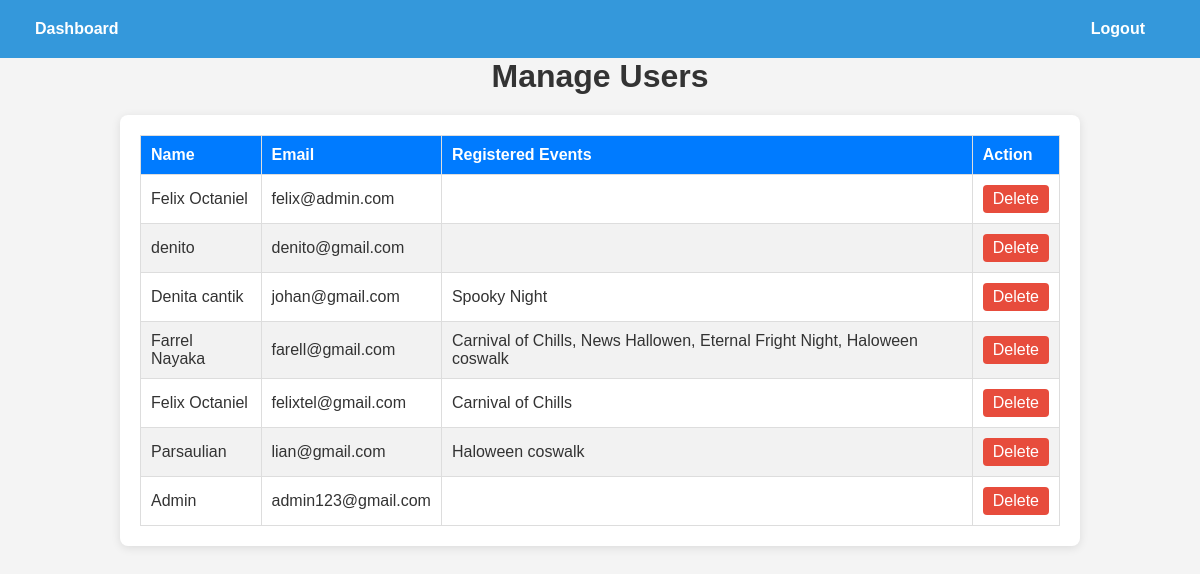
Page /admin/manage_users.php on the committed database.
### tables this page shows
CREATE TABLE `users` (
  `id` int(11) NOT NULL,
  `name` varchar(255) NOT NULL,
  `email` varchar(255) NOT NULL,
  `profile_image` varchar(255) DEFAULT NULL,
  `password` varchar(255) NOT NULL,
  `created_at` timestamp NOT NULL DEFAULT current_timestamp(),
  `role` enum('admin','user') DEFAULT 'user'
);

### includes/functions.php (called while the page is built, shortened)
<?php
function prepare_query($conn, $query, $params = null) {
    $stmt = $conn->prepare($query);
    $stmt->execute();
    return $stmt->get_result();
}
?>

### admin/manage_users.php (the view, shortened to what this page needs)
<?php
include __DIR__ . '/../includes/db.php';
include __DIR__ . '/../includes/functions.php';
$query = "SELECT users.id, users.name, users.email, GROUP_CONCAT(events.event_name SEPARATOR ', ') AS event_list
          FROM users
          LEFT JOIN registrations ON users.id = registrations.user_id
          LEFT JOIN events ON registrations.event_id = events.id
          GROUP BY users.id";
$result = prepare_query($conn, $query, []);
?>
<!DOCTYPE html>
<html lang="en">
<head>
    <link rel="stylesheet" href="../assets/css/manage-style.css">
</head>
<body>
<nav class="navbar">
        <ul class="nav-list">
            <li><a class="nav-link" href="dashboard.php">Dashboard</a></li>
            <li>
                <form method="POST" action="../user/logout.php" style="display: inline;">
                    <button type="submit" class="nav-link">Logout</button>
                </form>
            </li>
        </ul>
</nav>
    <h1 class="page-title">Manage Users</h1>
    <div class="user-management">
        <table class="table">
            <thead>
                <tr>
                    <th>Name</th>
                    <th>Email</th>
                    <th>Registered Events</th>
                    <th>Action</th>
                </tr>
            </thead>
            <tbody>
                <?php while ($user = $result->fetch_assoc()): ?>
                <tr>
                    <td><?php echo htmlspecialchars($user['name']); ?></td>
                    <td><?php echo htmlspecialchars($user['email']); ?></td>
                    <td><?php echo htmlspecialchars($user['event_list']); ?></td>
                    <td>
                        <form method="POST" action="manage_users.php">
                            <button type="submit" class="delete-button">Delete</button>
                        </form>
                    </td>
                </tr>
                <?php endwhile; ?>
            </tbody>
        </table>
        </div>
</body>
</html>

### assets/css/manage-style.css (style rules this page uses)
* { margin: 0; padding: 0; box-sizing: border-box; }
body { font-family: Arial, sans-serif; background-color: #f4f4f4; color: #333; }
.navbar { background-color: #007bff; padding: 10px; }
.nav-list { list-style-type: none; }
.nav-link { color: white; text-decoration: none; padding: 10px 15px; display: inline-block; }
.table { width: 100%; border-collapse: collapse; }
.table th, .table td { border: 1px solid #ddd; padding: 8px; text-align: left; }
.table th { background-color: #007bff; color: white; }
.table tr:nth-child(even) { background-color: #f2f2f2; }
form { display: inline-block; }
.navbar { background-color: #333; color: #fff; padding: 1em; text-align: center; }
.nav-list { list-style: none; margin: 0; padding: 0; display: flex; justify-content: space-between; }
.nav-link { color: #fff; text-decoration: none; transition: color 0.2s ease; }
body { font-family: Arial, sans-serif; margin: 0; padding: 0; background-color: #f4f4f4; }
.page-title { text-align: center; color: #333; }
.user-management { width: 80%; margin: 20px auto; background: white; border-radius: 8px; box-shadow: 0 2px 10px rgba(0, 0, 0, 0.1); padding: 20px; }
.table { width: 100%; border-collapse: collapse; min-height: 50px; }
.table th, .table td { padding: 10px; text-align: left; border-bottom: 1px solid #ddd; min-height: 40px; }
.delete-button { background-color: #e74c3c; color: white; border: none; padding: 5px 10px; border-radius: 4px; cursor: pointer; transition: background-color 0.3s; }
.navbar { background-color: #3498db; padding: 10px 20px; }
.nav-list { list-style: none; margin: 0; padding: 0; display: flex; }
.nav-list li { margin-right: 20px; }
.nav-link { text-decoration: none; color: white; font-weight: bold; transition: color 0.3s; }
button { background: none; border: none; color: inherit; cursor: pointer; font: inherit; }

### rows in the picture
users: name "Felix Octaniel", email "felix@admin.com"
users: name "denito", email "denito@gmail.com"
users: name "Denita cantik", email "johan@gmail.com", event_list "Spooky Night"
users: name "Farrel Nayaka", email "farell@gmail.com", event_list "Carnival of Chills, News Hallowen, Eternal Fright Night, Haloween coswalk"
users: name "Felix Octaniel", email "felixtel@gmail.com", event_list "Carnival of Chills"
users: name "Parsaulian", email "lian@gmail.com", event_list "Haloween coswalk"
users: name "Admin", email "admin123@gmail.com"
